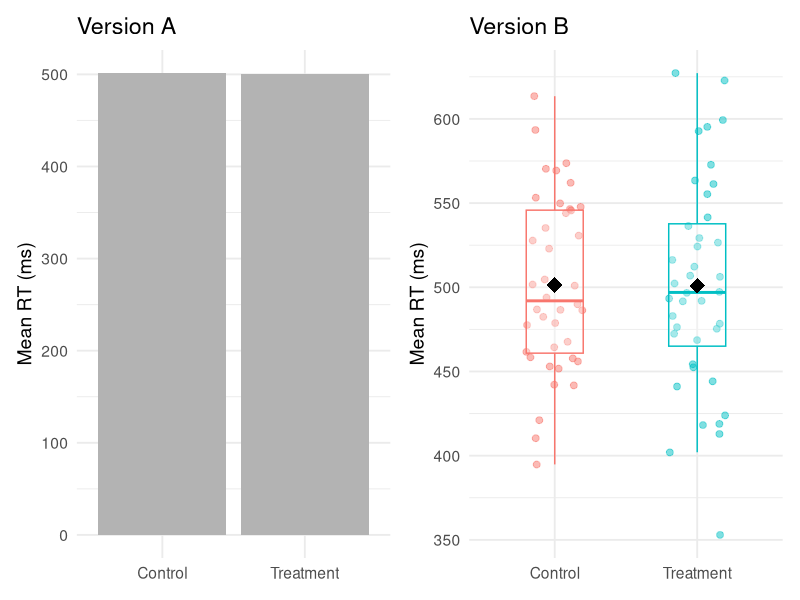
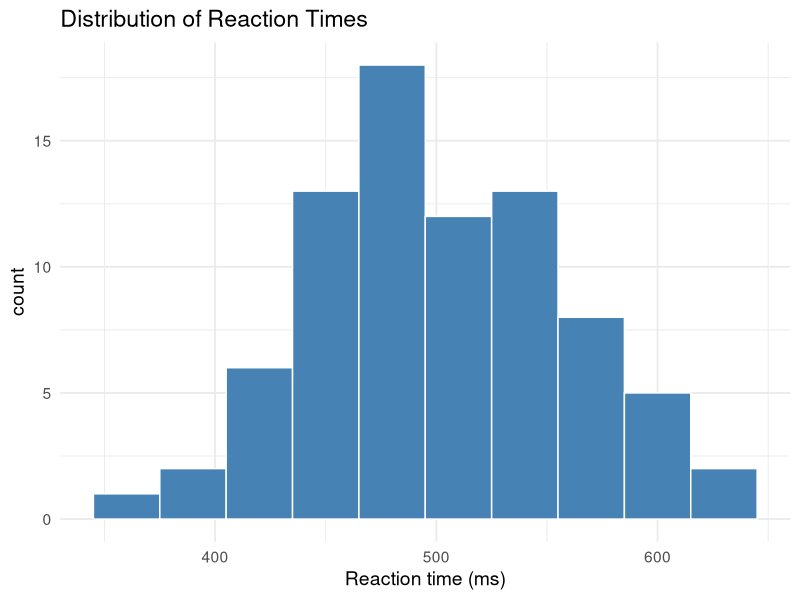
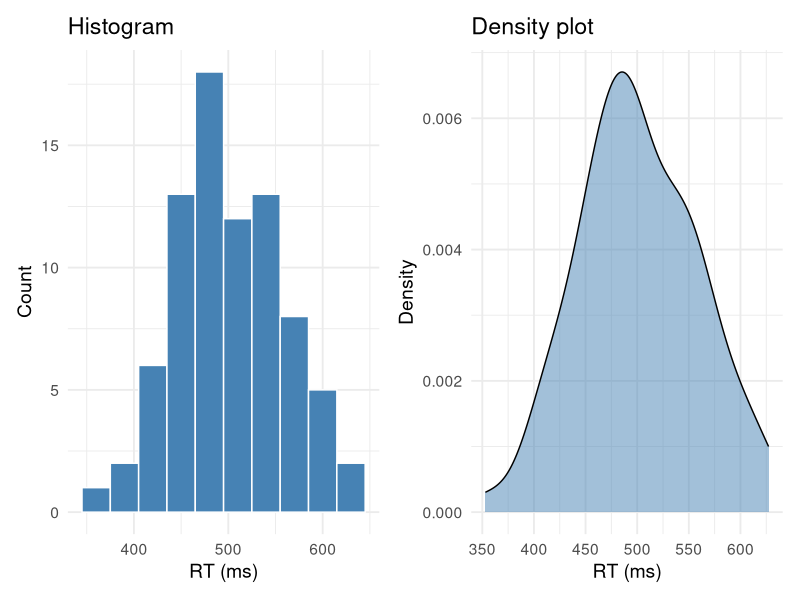
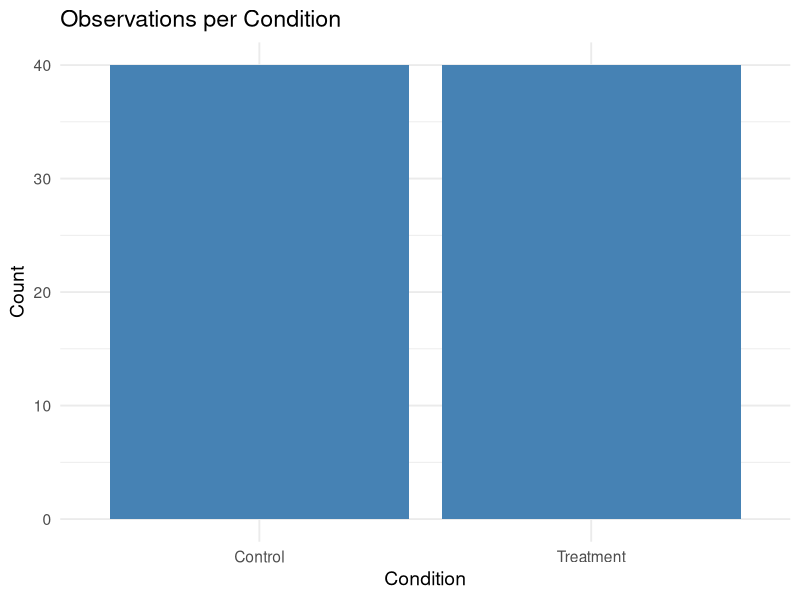
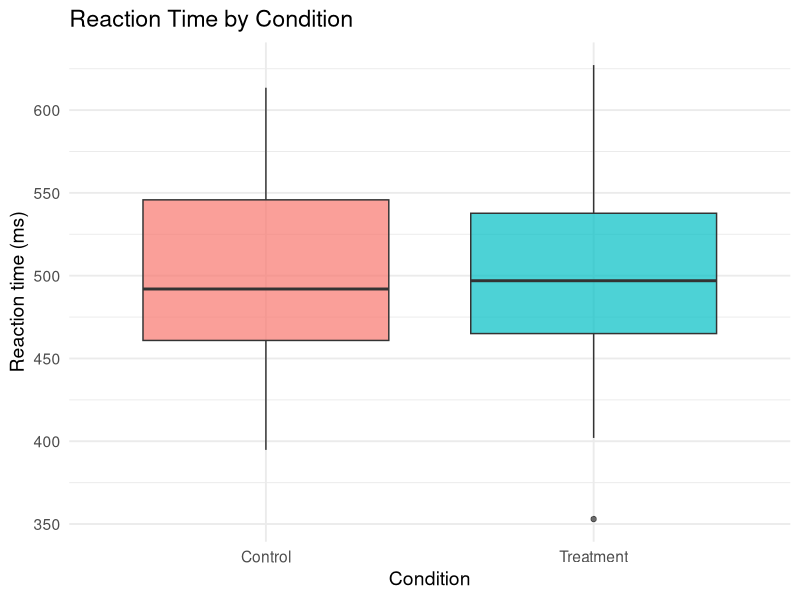
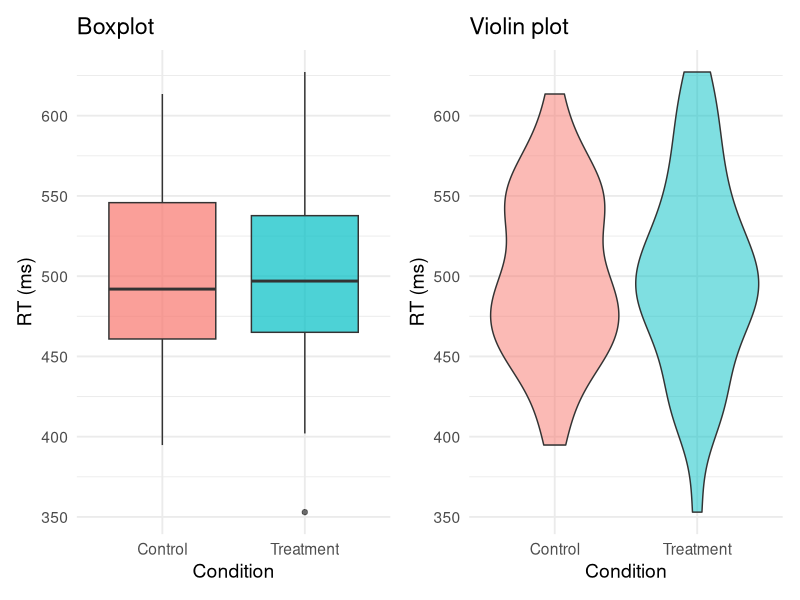
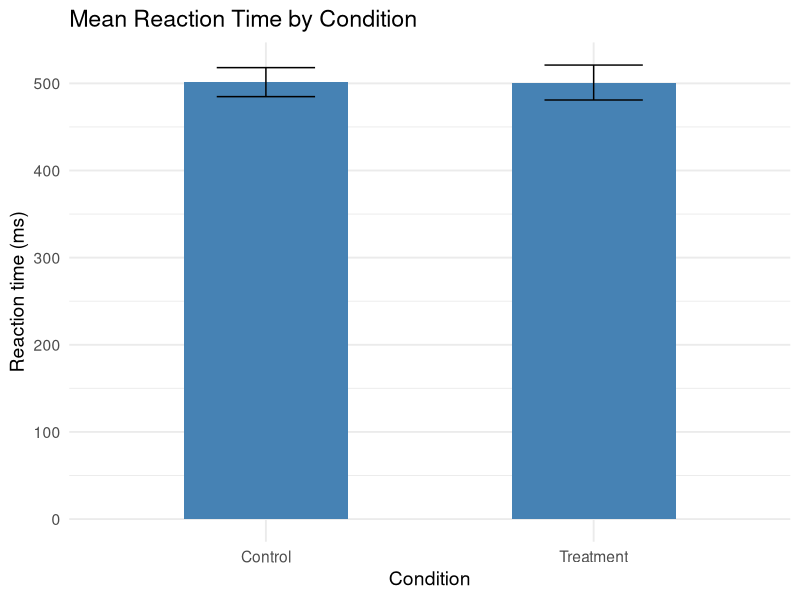
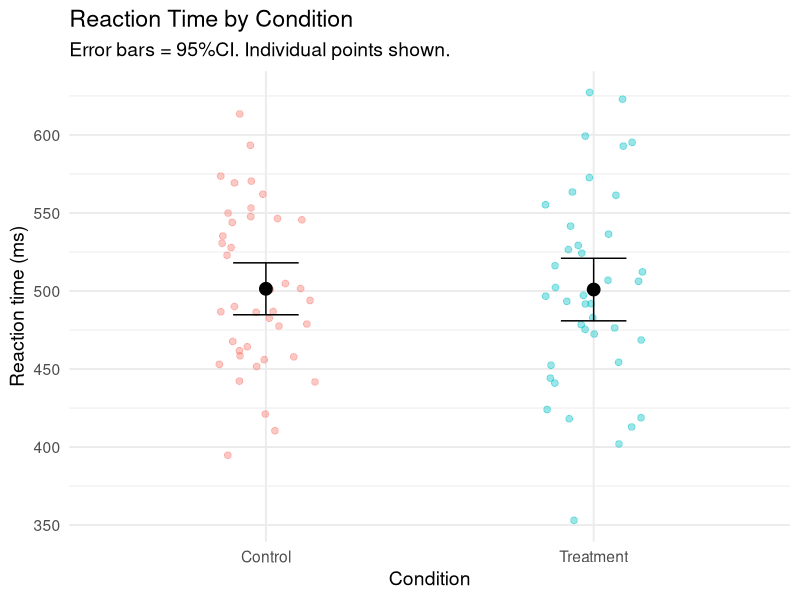

Source code (R) for these figures, in order:
## ---- chunk 1
#| include: false
library(tidyverse)

# Create a simulated psychology dataset we'll use throughout
set.seed(123)
reaction_data <- tibble(
  participant = rep(1:40, each = 2),
  condition = rep(c("Control", "Treatment"), 40),
  rt = c(rnorm(40, mean = 520, sd = 60), rnorm(40, mean = 480, sd = 55)),
  accuracy = c(rbinom(40, 1, 0.82), rbinom(40, 1, 0.88)),
  age_group = rep(c("Young", "Young", "Older", "Older"), 20)
) |>
  mutate(rt = round(rt, 1))
## ---- chunk 2
#| echo: false
#| fig-width: 10
#| fig-height: 3.5
#| output-location: slide
#| fig-alt: "Side-by-side comparison of two plots using the same reaction time data. Version A is a plain bar chart of means that hides all variation. Version B overlays jittered individual data points, boxplots, and mean diamonds, revealing the full spread and overlap between Control and Treatment groups."
library(patchwork)

p1 <- ggplot(reaction_data, aes(x = condition, y = rt)) +
  geom_bar(stat = "summary", fun = mean, fill = "grey70") +
  labs(title = "Version A", y = "Mean RT (ms)", x = NULL) +
  theme_minimal(base_size = 14)

p2 <- ggplot(reaction_data, aes(x = condition, y = rt, color = condition)) +
  geom_jitter(width = 0.2, alpha = 0.5, size = 2) +
  geom_boxplot(alpha = 0.3, width = 0.4, outlier.shape = NA) +
  stat_summary(fun = mean, geom = "point", shape = 18, size = 5, color = "black") +
  labs(title = "Version B", y = "Mean RT (ms)", x = NULL) +
  theme_minimal(base_size = 14) +
  theme(legend.position = "none")

p1 + p2
## ---- chunk 3
#| output-location: slide
#| fig-width: 10
#| fig-height: 5
#| fig-alt: "Histogram of reaction times in milliseconds with 30ms bins, showing an approximately normal distribution centered around 500ms with a slight right skew."
reaction_data |>
  ggplot(aes(x = rt)) +
  geom_histogram(
    binwidth = 30, 
    fill = "steelblue", 
    color = "white") +
  labs(
    title = "Distribution of Reaction Times",
    x = "Reaction time (ms)"
  ) +
  theme_minimal(base_size = 14)
## ---- chunk 4
#| echo: false
#| fig-width: 12
#| fig-height: 5
#| fig-alt: "Side-by-side comparison of a histogram and density plot of reaction times. The histogram shows discrete count bins while the density plot shows a smooth continuous curve, both revealing a similar roughly normal distribution."
library(patchwork)

p1 <- reaction_data |>
  ggplot(aes(x = rt)) +
  geom_histogram(binwidth = 30, fill = "steelblue", color = "white") +
  labs(title = "Histogram", x = "RT (ms)", y = "Count") +
  theme_minimal(base_size = 14)

p2 <- reaction_data |>
  ggplot(aes(x = rt)) +
  geom_density(fill = "steelblue", alpha = 0.5) +
  labs(title = "Density plot", x = "RT (ms)", y = "Density") +
  theme_minimal(base_size = 14)

p1 + p2
## ---- chunk 5
#| output-location: slide
#| fig-width: 8
#| fig-height: 5
#| fig-alt: "Bar chart showing the count of observations in each experimental condition, with Control and Treatment groups having equal counts of 40 each."
reaction_data |>
  ggplot(aes(x = condition)) +
  geom_bar(fill = "steelblue") +
  labs(
    title = "Observations per Condition",
    x = "Condition",
    y = "Count"
  ) +
  theme_minimal(base_size = 14)
## ---- chunk 6
#| output-location: slide
#| fig-width: 10
#| fig-height: 5
#| fig-alt: "Boxplots comparing reaction time distributions for Control and Treatment conditions. The Control group has a slightly higher median and wider spread than the Treatment group."
reaction_data |>
  ggplot(aes(x = condition, y = rt, fill = condition)) +
  geom_boxplot(alpha = 0.7) +
  labs(
    title = "Reaction Time by Condition",
    x = "Condition",
    y = "Reaction time (ms)"
  ) +
  theme_minimal(base_size = 14) +
  theme(legend.position = "none")
## ---- chunk 7
#| echo: false
#| fig-width: 12
#| fig-height: 5
#| fig-alt: "Side-by-side comparison of boxplot and violin plot for reaction time by condition. The boxplot shows median, quartiles, and whiskers, while the violin plot reveals the full distribution shape including where data are most concentrated."

p1 <- reaction_data |>
  ggplot(aes(x = condition, y = rt, fill = condition)) +
  geom_boxplot(alpha = 0.7) +
  labs(title = "Boxplot", x = "Condition", y = "RT (ms)") +
  theme_minimal(base_size = 14) +
  theme(legend.position = "none")

p2 <- reaction_data |>
  ggplot(aes(x = condition, y = rt, fill = condition)) +
  geom_violin(alpha = 0.5) +
  labs(title = "Violin plot", x = "Condition", y = "RT (ms)") +
  theme_minimal(base_size = 14) +
  theme(legend.position = "none")

p1 + p2
## ---- chunk 8
#| output-location: slide
#| fig-width: 8
#| fig-height: 5
#| fig-alt: "Bar chart showing mean reaction time by condition with 95% confidence interval error bars. The Treatment group mean is slightly lower than the Control group, with overlapping error bars."
reaction_data |>
  ggplot(aes(x = condition, y = rt)) +
  stat_summary(
    fun = mean,
    geom = "bar",
    fill = "steelblue", width = 0.5) +
  stat_summary(
    fun.data = mean_cl_normal, 
    geom = "errorbar", 
    width = 0.3) +
  labs(
    title = "Mean Reaction Time by Condition",
    x = "Condition",
    y = "Reaction time (ms)"
  ) +
  theme_minimal(base_size = 14)
## ---- chunk 9
#| output-location: slide
#| fig-width: 8
#| fig-height: 5
#| fig-alt: "Dot plot showing individual reaction times as jittered points for each condition, with black dots marking the group means and error bars showing 95% confidence intervals. Individual variation is clearly visible behind the summary statistics."
reaction_data |>
  ggplot(aes(x = condition, y = rt, color = condition)) +
  geom_jitter(width = 0.15, alpha = 0.4, size = 2) +
  stat_summary(fun = mean, geom = "point", size = 4, color = "black") +
  stat_summary(fun.data = mean_cl_normal, geom = "errorbar", width = 0.2, color = "black") +
  labs(
    title = "Reaction Time by Condition",
    subtitle = "Error bars = 95%CI. Individual points shown.",
    x = "Condition",
    y = "Reaction time (ms)"
  ) +
  theme_minimal(base_size = 14) +
  theme(legend.position = "none")
## ---- chunk 10
#| output-location: slide
#| fig-width: 10
#| fig-height: 5
#| fig-alt: "Grouped bar chart showing mean reaction time by age group and condition with dodged bars and error bars. Control and Treatment bars are side by side within each age group, allowing direct comparison across both factors."
reaction_data |>
  ggplot(aes(x = age_group, y = rt, fill = condition)) +
  stat_summary(fun = mean, geom = "bar", position = "dodge", width = 0.6) +
  stat_summary(fun.data = mean_cl_normal, geom = "errorbar",
               position = position_dodge(0.6), width = 0.2) +
  labs(
    title = "Reaction Time by Age Group and Condition",
    x = "Age group",
    y = "Mean RT (ms)"
  ) +
  theme_minimal(base_size = 14)
## ---- chunk 11
#| echo: false
#| fig-width: 12
#| fig-height: 5
#| fig-alt: "Side-by-side comparison of stacked and filled bar charts. The stacked chart shows raw counts of Control and Treatment observations by age group, while the filled chart normalizes each bar to 100% to compare proportions directly."

p1 <- reaction_data |>
  ggplot(aes(x = age_group, fill = condition)) +
  geom_bar(position = "stack") +
  labs(title = "Stacked (counts)", x = "Age group", y = "Count") +
  theme_minimal(base_size = 14)

p2 <- reaction_data |>
  ggplot(aes(x = age_group, fill = condition)) +
  geom_bar(position = "fill") +
  labs(title = "Filled (proportions)", x = "Age group", y = "Proportion") +
  theme_minimal(base_size = 14)

p1 + p2
## ---- chunk 12
#| output-location: slide
#| fig-width: 8
#| fig-height: 5
#| fig-alt: "Boxplots of reaction time by condition using custom colors: blue for Control and red for Treatment, demonstrating how scale_fill_manual() applies specific hex color codes to groups."
reaction_data |>
  ggplot(aes(x = condition, y = rt, fill = condition)) +
  geom_boxplot(alpha = 0.7) +
  scale_fill_manual(values = c("Control" = "#3498db", "Treatment" = "#e74c3c")) +
  labs(title = "Custom colors", x = "Condition", y = "RT (ms)") +
  theme_minimal(base_size = 14) +
  theme(legend.position = "none")
## ---- chunk 13
#| output-location: slide
#| fig-width: 8
#| fig-height: 5
#| fig-alt: "Horizontal boxplots of reaction time by condition, with categories on the y-axis and reaction time on the x-axis, demonstrating how flipped axes improve readability for categorical labels."
reaction_data |>
  ggplot(aes(y = condition, x = rt, fill = condition)) +
  geom_boxplot(alpha = 0.7) +
  labs(title = "Flipped axes — better for category labels", y = "Condition", x = "RT (ms)") +
  theme_minimal(base_size = 14) +
  theme(legend.position = "none")
## ---- chunk 14
#| output-location: slide
#| fig-width: 10
#| fig-height: 6
#| fig-alt: "Polished figure combining jittered individual data points, boxplots, and diamond-shaped mean markers for reaction time by condition. Uses custom blue and red colors, informative title and subtitle, and a caption noting sample size and mean indicator."
reaction_data |>
  ggplot(aes(x = condition, y = rt, fill = condition, color = condition)) +
  geom_jitter(width = 0.2, alpha = 0.35, size = 2) +
  geom_boxplot(alpha = 0.5, width = 0.4, outlier.shape = NA) +
  stat_summary(fun = mean, geom = "point", shape = 18, size = 5, color = "black") +
  scale_fill_manual(values = c("Control" = "#3498db", "Treatment" = "#e74c3c")) +
  scale_color_manual(values = c("Control" = "#2980b9", "Treatment" = "#c0392b")) +
  labs(
    title = "Treatment Reduces Reaction Time",
    subtitle = "Individual data points, box summaries, and mean (diamond) shown",
    x = "Condition",
    y = "Reaction time (ms)",
    caption = "N = 40 per condition. Diamond = mean."
  ) +
  theme_minimal(base_size = 14) +
  theme(legend.position = "none")
